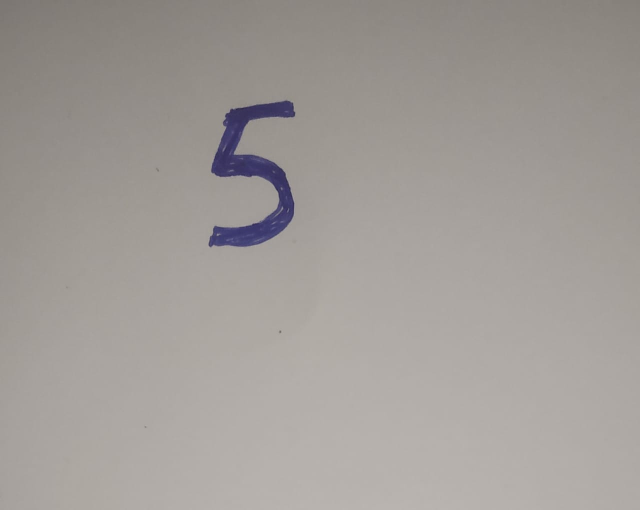
#> input picture Handwritten Digit Detection Project/handwritten.jpg, 1280 x 1020 px (shown at 1/2 size)
$ jupyter execute --allow-errors 'KNN with mnist.ipynb'
#> lines starting #> are read from the running program, lines starting #| are printed output that depends on the picture
[cell 1]
import pandas as pd
import numpy as np
import matplotlib.pyplot as plt

#> (a cell that did not finish here is left out)

#> (a cell that did not finish here is left out)

#> (a cell that did not finish here is left out)

#> (a cell that did not finish here is left out)

#> (a cell that did not finish here is left out)

[cell 7]
from sklearn.cross_validation import train_test_split

#> (a cell that did not finish here is left out)

#### Can we use KNN?

[cell 9]
def dist(a,b):
    return np.sqrt(sum((a-b)**2))

def knn(X,Y,queryPoint,k=5):
    vals = []
    m = X.shape[0]

    for i in range(m):
        d = dist(X[i],queryPoint)
        vals.append([d,Y[i]])

    vals = sorted(vals)
    vals = vals[:k]
    vals = np.array(vals)
    counts = np.unique(vals[:,1],return_counts=True)
    max_freq_index = counts[1].argmax()
    prediction = counts[0][max_freq_index]
    return prediction

#> (a cell that did not finish here is left out)

#> (a cell that did not finish here is left out)

[cell 12]
# Visualize some samples

def drawImg(sample):
    img =  sample.reshape((28,28))
    plt.imshow(img,cmap='gray')
    plt.show()

#> (the rest of this cell did not finish here and is left out)

#> (a cell that did not finish here is left out)

#> (a cell that did not finish here is left out)

[cell 15]
#Method to check accuracy.
correct = 0
#> (the rest of this cell did not finish here and is left out)

## My try for recognizing handwritten images

[cell 16]
import cv2

[cell 17]
handwritten_img = cv2.imread('handwritten.jpg',cv2.IMREAD_GRAYSCALE)
#> handwritten_img: shape (1020, 1280); min 42, max 182, mean 157.4
crop_image = handwritten_img[105:520,350:650]
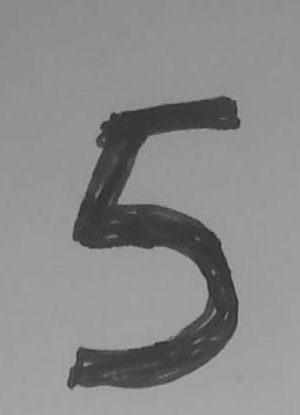
#> crop_image: shape (415, 300); min 42, max 172, mean 137.5
final_handwritten_image = cv2.resize(crop_image,(28,28))
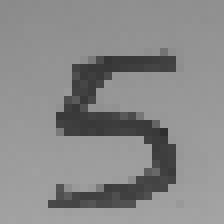
#> final_handwritten_image: shape (28, 28) (shown 8 times larger); min 46, max 164, mean 137

[cell 18]
plt.imshow(handwritten_img)

[cell 19]
plt.imshow(crop_image)

[cell 20]
plt.imshow(final_handwritten_image,cmap='gray')

[cell 21]
print(final_handwritten_image.shape)
#| (28, 28)

[cell 22]
#final_handwritten_image

[cell 23]
final_handwritten_image = final_handwritten_image.reshape(784,)
#> final_handwritten_image = 784 values, max 164 at index 782, min 46 at index 468, mean 137
#final_handwritten_image_optimized = 125 - final_handwritten_image
print(final_handwritten_image.min())
#| 46
print(final_handwritten_image.max())
#| 164
